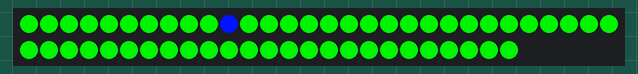
This program was run on a simulated CircuitPython board. Shown: 55 RGB LEDs in strip order, left to right, continuing on the next row. At 12.9 s the program ends and the board releases its pins; the recording ends there.

Above: at 0.1 s.
At 4.48 s:
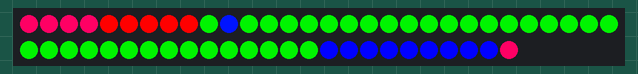
At 5.58 s:
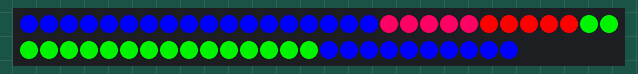
At 6.67 s:
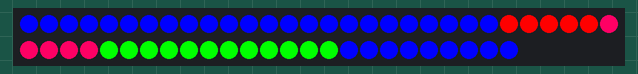
At 7.77 s:
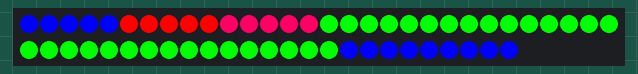
At 8.9 s:
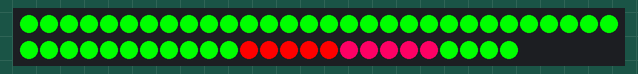

The program:

simple_led_player.py
```python
import time
import board
import neopixel

#Initialise a strips variable, provide the GPIO Data Pin
#utilised and the amount of LED Nodes on strip and brightness (0 to 1 value)
pixels1 = neopixel.NeoPixel(board.D21, 55, brightness=1)

#Also create an arbitrary count variable
x=0

#Focusing on a particular strip, use the command Fill to make it all a single colour
#based on decimal code R, G, B. Number can be anything from 255 - 0. Use an RGB Colour
#Code Chart Website to quickly identify the desired fill colour.
pixels1.fill((0, 220, 0))

#Below demonstrates how to individual address a colour to a LED Node, in this case
#LED Node 10 and colour Blue was selected
pixels1[10] = (0, 20, 255)

#Sleep for three seconds, You should now have all LEDs showing light with the first node
#Showing a different colour
time.sleep(4)

#Little Light slider script, will produce a nice loading bar effect that goes all the way up a small Strip
#and then all the way back
#This was created using a While Loop taking advantage of that arbitrary variable to determine
#which LED Node we will target/index with a different colour

#Below will loop until variable x has a value of 35
while x<35:

    pixels1[x] = (255, 0, 0)
    pixels1[x-5] = (255, 0, 100)
    pixels1[x-10] = (0, 0, 255)
    #Add 1 to the counter
    x=x+1
    #Add a small time pause which will translate to 'smoothly' changing colour
    time.sleep(0.05)

#Below section is the same process as the above loop just in reverse
while x>-15:
    pixels1[x] = (255, 0, 0)
    pixels1[x+5] = (255, 0, 100)
    pixels1[x+10] = (0, 255, 0)
    x=x-1
    time.sleep(0.05)

#Add a brief time delay to appreciate what has happened
time.sleep(4)

#Complete the script by returning all the LED to off
pixels1.fill((0, 0, 0))
```

Measured:
- what the display in image 5 shows lasts 4.0 s, from 8.9 s to 12.9 s
